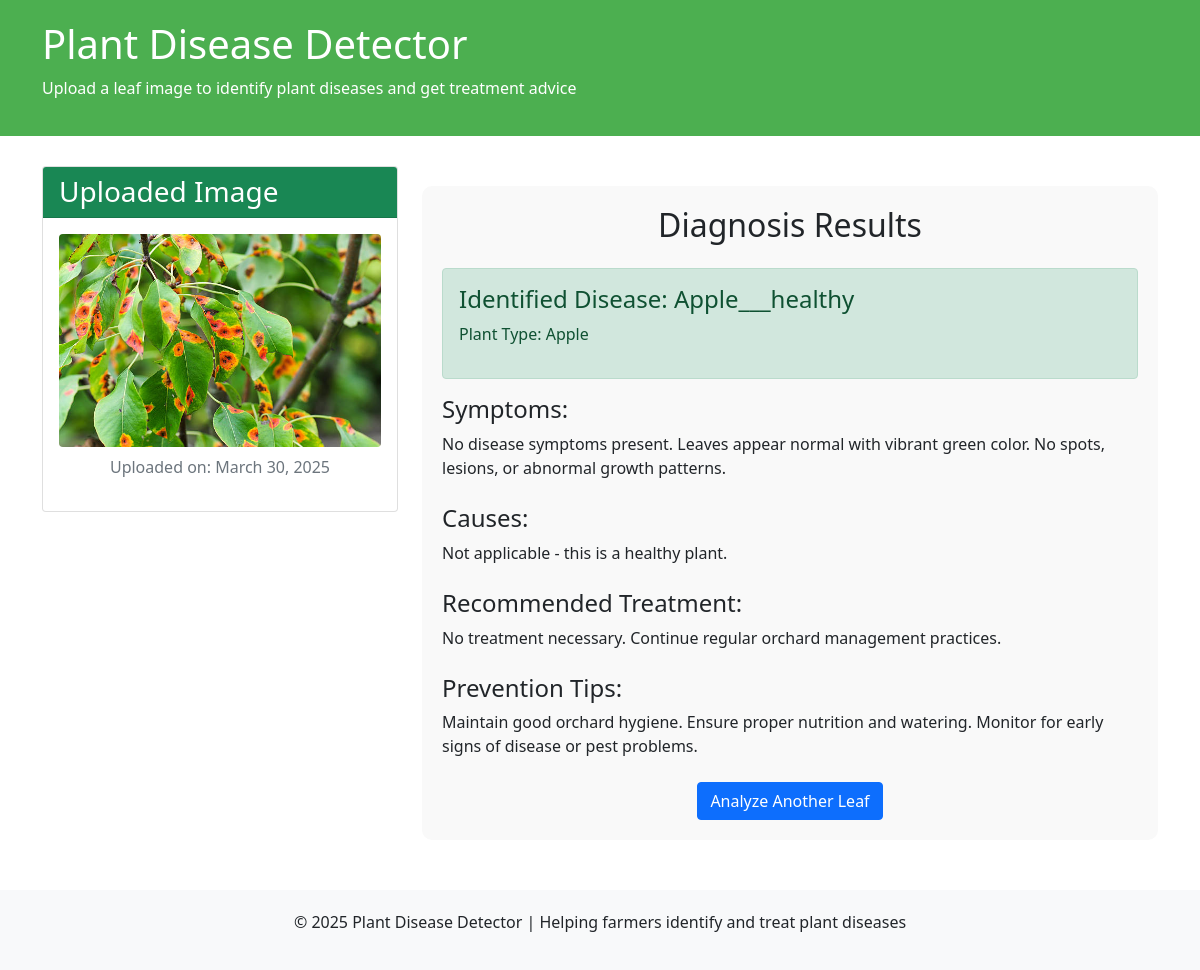
The app's page /result/1/ with its own data.
### disease_app/models.py (models this page shows, shortened)
class LeafImage(models.Model):
    image = models.ImageField(upload_to='uploads/')
    uploaded_at = models.DateTimeField(auto_now_add=True)
    result = models.ForeignKey(PlantDisease, on_delete=models.SET_NULL, null=True, blank=True)

class PlantDisease(models.Model):
    name = models.CharField(max_length=200)
    plant_type = models.CharField(max_length=100)
    symptoms = models.TextField()
    causes = models.TextField()
    treatment = models.TextField()
    prevention = models.TextField()

### disease_app/views.py (the view)
# urls.py: path('result/<int:image_id>/', views.result_view, name='result'),
def result_view(request, image_id):
    leaf_image = get_object_or_404(LeafImage, id=image_id)
    context = {
        'leaf_image': leaf_image,
    }
    return render(request, 'disease_app/result.html', context)

### templates/disease_app/result.html (shortened to what this page needs)
{% extends 'base.html' %}
{% block content %}
<div class="row">
    <div class="col-md-4">
        <div class="card mb-4">
            <div class="card-header bg-success text-white">
                <h3 class="mb-0">Uploaded Image</h3>
            </div>
            <div class="card-body text-center">
                <img src="{{ leaf_image.image.url }}" alt="Leaf Image" class="img-fluid rounded" style="max-height: 300px;">
                <p class="text-muted mt-2">Uploaded on: {{ leaf_image.uploaded_at|date:"F d, Y" }}</p>
            </div>
        </div>
    </div>
    <div class="col-md-8">
        {% if leaf_image.result %}
            <div class="result-container">
                <h2 class="text-center mb-4">Diagnosis Results</h2>
                <div class="alert alert-success">
                    <h4>Identified Disease: {{ leaf_image.result.name }}</h4>
                    <p>Plant Type: {{ leaf_image.result.plant_type }}</p>
                </div>
                <div class="mb-4">
                    <h4>Symptoms:</h4>
                    <p>{{ leaf_image.result.symptoms }}</p>
                </div>
                <div class="mb-4">
                    <h4>Causes:</h4>
                    <p>{{ leaf_image.result.causes }}</p>
                </div>
                <div class="mb-4">
                    <h4>Recommended Treatment:</h4>
                    <p>{{ leaf_image.result.treatment }}</p>
                </div>
                <div class="mb-4">
                    <h4>Prevention Tips:</h4>
                    <p>{{ leaf_image.result.prevention }}</p>
                </div>
                <div class="text-center mt-4">
                    <a href="{% url 'disease_app:home' %}" class="btn btn-primary">Analyze Another Leaf</a>
                </div>
            </div>
        {% endif %}
    </div>
</div>
{% endblock %}

### templates/base.html (style rules this page uses)
.result-container { background-color: #f9f9f9; border-radius: 10px; padding: 20px; margin-top: 20px; }

### records on screen
LeafImage: image (picture), uploaded_at "March 30, 2025", result.name "Apple___healthy", result.plant_type "Apple", result.symptoms "No disease symptoms present. Leaves appear normal with vibrant green color. No spots, lesions, or abnormal growth patterns.", result.causes "Not applicable - this is a healthy plant.", result.treatment "No treatment necessary. Continue regular orchard management practices.", result.prevention "Maintain good orchard hygiene. Ensure proper nutrition and watering. Monitor for early signs of disease or pest problems."
